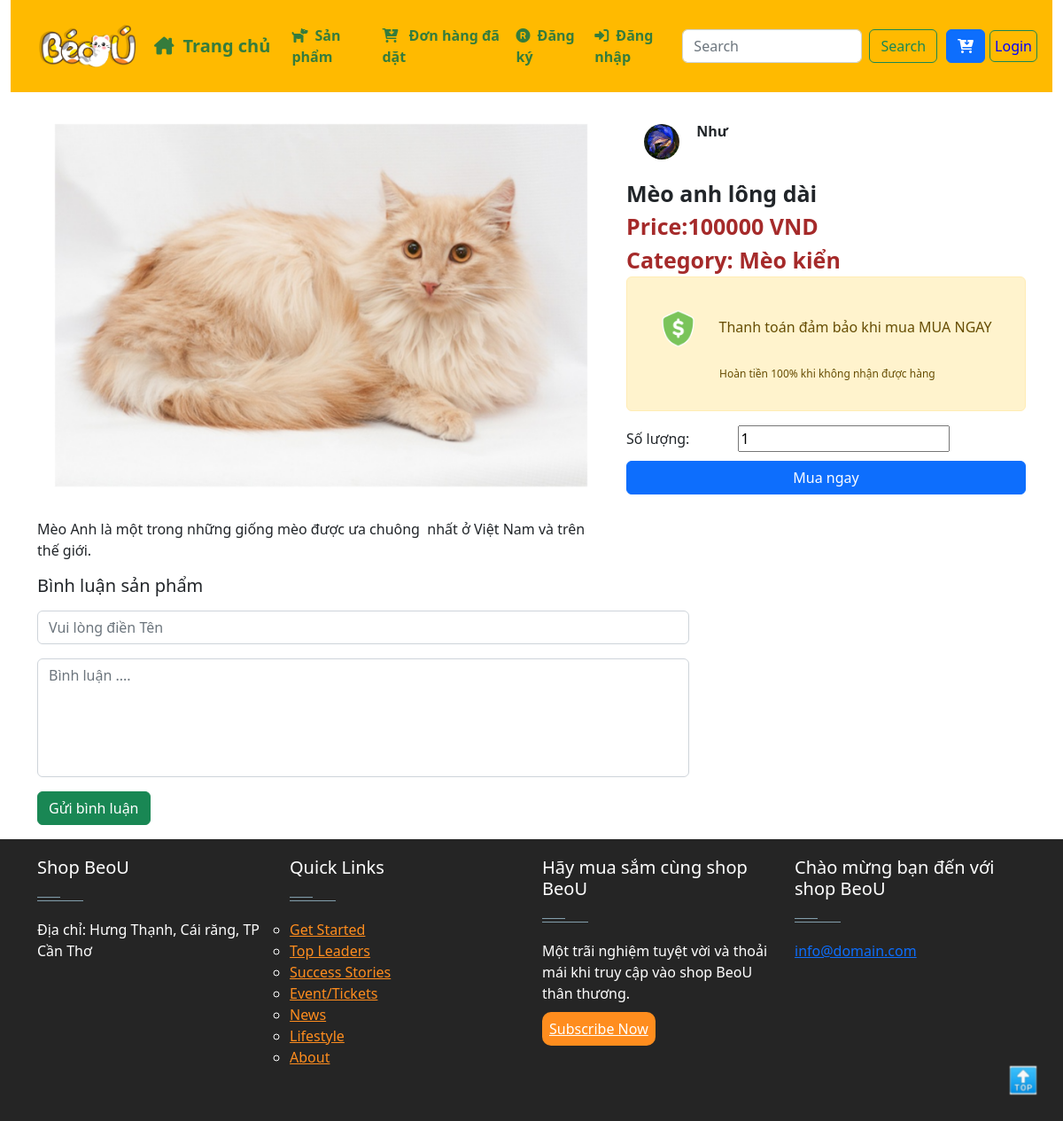
Page /trangchitiet.php?proid=21 on the committed database.
### tables this page shows
CREATE TABLE `tbl_product` (
  `productId` int(11) NOT NULL,
  `productName` text NOT NULL,
  `productdesc` text NOT NULL,
  `type_1` int(11) NOT NULL,
  `price` varchar(255) NOT NULL,
  `image_1` varchar(255) NOT NULL,
  `brandId` int(11) NOT NULL,
  `adminID` int(11) NOT NULL,
  `catId` int(11) NOT NULL
);

CREATE TABLE `tbl_category` (
  `catId` int(11) NOT NULL,
  `catName` varchar(255) NOT NULL
);

### classes/product.php (called while the page is built, shortened)
<?php
$filepath = realpath(dirname(__FILE__));
include_once($filepath . '/../lib/database.php');
?>
<?php
class product extends Database
{
  public function get_details($id)
  {
    $sql = "SELECT pet.tbl_product.*, pet.tbl_category.catName, pet.tbl_brand.brandName
            FROM pet.tbl_product INNER JOIN pet.tbl_category ON pet.tbl_product.catId = pet.tbl_category.catId
            INNER JOIN pet.tbl_brand ON pet.tbl_product.brandId = pet.tbl_brand.brandId
            WHERE pet.tbl_product.productId = ? ";
    $stmt = $this->connect()->prepare($sql);
    $stmt->execute([$id]);
    return $stmt;
  }
}
?>

### lib/database.php (called while the page is built)
<?php
class Database
{
  private $host = "localhost";
  private $username = "root";
  private $password = "";
  private $dbname = "pet";
  protected function connect()
  {
    $conn = 'mysql:host' . $this->host . ';dbname=' . $this->dbname . ';charset=utf8';
    $pdo = new PDO($conn, $this->username, $this->password);
    return $pdo;
  }
}

### trangchitiet.php (the view, shortened to what this page needs)
<?php
include_once 'inc/header.php';
?>
<?php
if (!isset($_GET['proid']) || $_GET['proid'] == NULL) {
    echo "<script>window.location = '404.php'</script>";
} else {
    $id = $_GET['proid'];
}
?>
<div class="container mt-3 mp-3">
    <div class="row">
        <?php
        $get_product_details = $product->get_details($id);
        if ($get_product_details) {
            while ($result_details = $get_product_details->fetch()) {
        ?>
                <div class="col-7">
                    <div id="carouselExampleSlidesOnly" class="carousel slide" data-bs-ride="carousel">
                        <div class="carousel-inner">
                            <div class="carousel-item active">
                                <img src="admin/uploads/<?php echo $result_details['image_1'] ?>" class="d-block w-100" alt="">
                            </div>
                        </div>
                    </div>
                    <p><?php echo $result_details['productdesc'] ?></p>
                </div>
                <div class="col-5">
                    <div class="row">
                        <div class="col-2">
                            <img class="d-block w-100" style="width: 80px !important ; border-radius: 50%;" src="images/ca-beta.jpg" alt="">
                        </div>
                        <div class="col-2 mt-3">
                            <b>Như </b>
                        </div>
                    </div>
                    <b style="font-size: 25px;"><?php echo $result_details['productName'] ?></b> <br>
                    <b style="font-size: 25px; color: brown;">Price:<?php echo $result_details['price'] . ' ' . 'VND' ?></b><br>
                    <b style="font-size: 25px; color: brown;">Category: <?php echo $result_details['catName'] ?></b><br>
                    <div class="alert alert-warning" role="alert">
                        <img style="width: 20%;" src="images/logo/buy_protection.png" alt="">
                        Thanh toán đảm bảo khi mua MUA NGAY
                        <p style="font-size: 12px ; padding-left: 40px;" class="ms-5"> Hoàn tiền 100% khi không nhận
                            được hàng</p>
                    </div>
                    <form action="" method="post">
                        <div>Số lượng: <input type="number" value="1" name="quantity" min="1" style="margin-left: 50px; margin-bottom: 10px;"></div>
                        <button style="width:100% ;" class="btn btn-primary" type="submit" name="submit">Mua ngay</button>
                    </form>
                </div>
    </div>
<?php
            }
        }
?>
<div class="binhluan">
    <div class="row">
        <div class="col-md-8">
            <h5>Bình luận sản phẩm</h5>
            <form action="" method="POST">
                <p><input type="text" placeholder="Vui lòng điền Tên" class="form-control" name="tennguoibinhluan"></p>
                <p><textarea rows="5" style="resize: none;" placeholder="Bình luận ...." class="form-control" name="binhluan"></textarea></p>
                <p><input type="submit" name="binhluan_submit" class="btn btn-success" value="Gửi bình luận"></p>
            </form>
        </div>
    </div>
</div>
<?php
include_once 'inc/footer.php';
?>

### style.css (style rules this page uses)
:root { --input-padding-x: 1.5rem; --input-padding-y: .75rem; }
img { padding: 20px; transform: scale(1); transition: all 0.5s; }

### rows in the picture
tbl_product: image_1 (picture), productdesc "Mèo Anh là một trong những giống mèo được ưa chuông nhất ở Việt Nam và trên thế giới.", productName "Mèo anh lông dài", price "100000", catId.catName "Mèo kiển"
